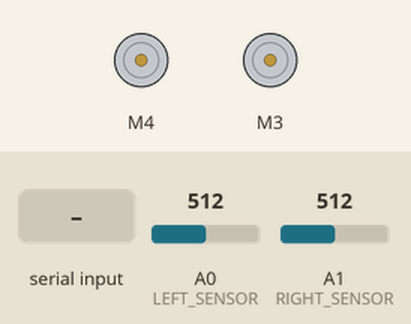
Simulated run of this sketch. Board: ATtiny85, built with avr-gcc and run on an emulated ATtiny85. Parts: 2 × DC motor (green arrow = forward, orange = backward, longer = faster). The test bench sets the inputs (shaded band); at power-on: A0 (LEFT_SENSOR) = 512, A1 (RIGHT_SENSOR) = 512.

Above: at 1.2 s.
1.3 s: "start" received over Serial
At 3.3 s:
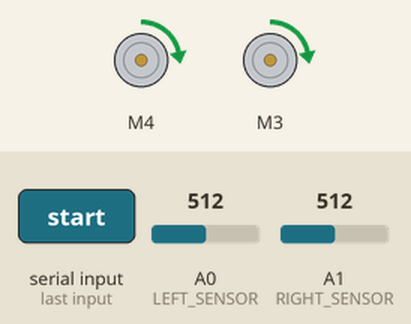
3.8 s: A0 (LEFT_SENSOR) set to 489
At 4.3 s:
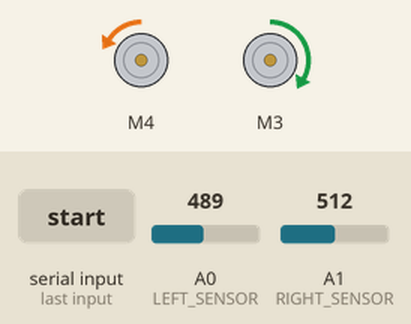
5.3 s: A1 (RIGHT_SENSOR) set to 716
At 6.5 s:
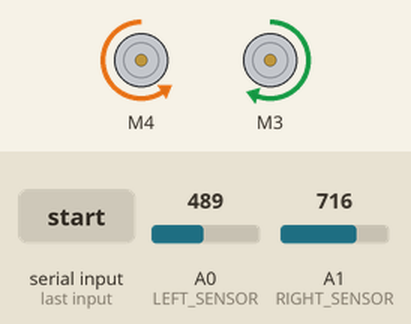
6.8 s: "fast" received over Serial
At 8.6 s:
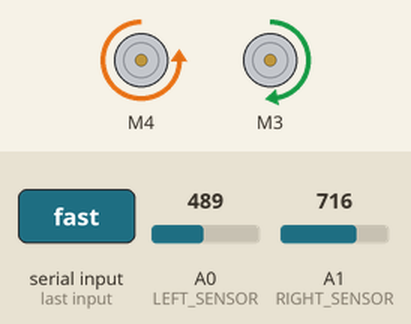
9.3 s: A0 (LEFT_SENSOR) set to 509
At 9.7 s:
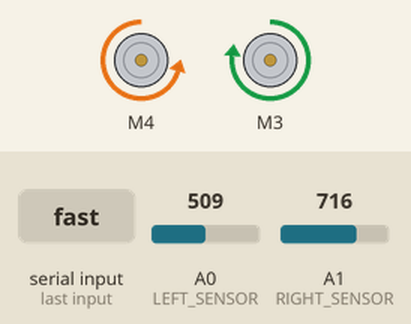
10.8 s: A1 (RIGHT_SENSOR) set to 900
At 12.0 s:
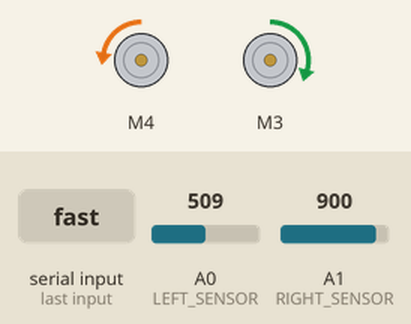
Timing chart, 0 to 13.3 s (numbered marks = the images above; inputs shaded):
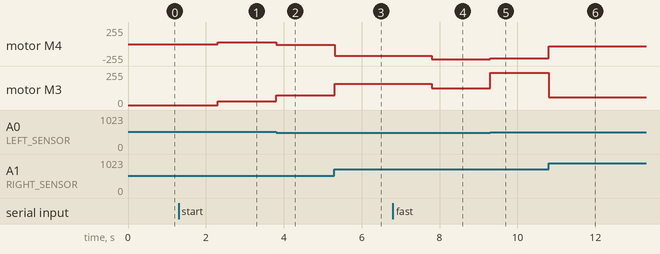

Measured:
- after the input at 1.3 s, motor M4, motor M3: stopped → forward 30/255 after 1.0 s
- after the input at 3.8 s, motor M4: forward 30/255 → backward 8/255 at once; motor M3: forward 30/255 → forward 74/255 at once
- after the input at 5.3 s, motor M4: backward 8/255 → backward 174/255 at once; motor M3: forward 74/255 → forward 159/255 at once
- after the input at 6.8 s, motor M4: backward 174/255 → backward 232/255 after 1.0 s; motor M3: forward 159/255 → forward 127/255 after 1.0 s
- after the input at 9.3 s, motor M4: backward 232/255 → backward 216/255 at once; motor M3: forward 127/255 → forward 241/255 at once
- after the input at 10.8 s, motor M4: backward 216/255 → backward 31/255 at once; motor M3: forward 241/255 → forward 59/255 at once

The sketch:

Lab_3.ino
```cpp
#include <Keyboard.h>

// Include libraries
#include <Wire.h>
#include <Adafruit_MotorShield.h>
#include "utility/Adafruit_MS_PWMServoDriver.h"

// Defining pins
#define LEFT_SENSOR A0
#define RIGHT_SENSOR A1

// Defining variables
String speed = "medium";
String status = "stop";
float left_ir = 0;
float right_ir = 0;
float sensitivity = 200.0;
float factor = 20; // default speed = 20
float speedy_left = (pow(left_ir/right_ir, 3) - 1)*sensitivity + factor;
float speedy_right = (pow(right_ir/left_ir, 3) - 1)*sensitivity + factor;
String input = "";

// Creating motor object
Adafruit_MotorShield AFMS = Adafruit_MotorShield();

// getMotor(port#)  -->   look at the motor shield
Adafruit_DCMotor *left_motor = AFMS.getMotor(4);
Adafruit_DCMotor *right_motor = AFMS.getMotor(3);

void run_robo(float left, float right) {
  left_motor -> setSpeed(abs(left));
  right_motor -> setSpeed(abs(right));

  if (left >= 0 && right >= 0) {
    left_motor -> run(FORWARD);
    right_motor -> run(FORWARD);
  }
  else if (left < 0 && right < 0) {
    left_motor -> run(BACKWARD);
    right_motor -> run(BACKWARD);
  }
  else if (left >= 0 && right < 0) {
    left_motor -> run(FORWARD);
    right_motor -> run(BACKWARD);
  }
  else if (left < 0 && right > 0) {
    left_motor -> run(BACKWARD);
    right_motor -> run(FORWARD);
  }
  else {
    Serial.println("Error in F/W & B/W loop, check < 499");
  }
}

void setup() {
  analogReference(DEFAULT);

  Serial.begin(115200);   // set Baud rate
  AFMS.begin();   // start powering the motorshield
}

void loop() {
  left_ir = analogRead(LEFT_SENSOR);
  right_ir = analogRead(RIGHT_SENSOR);

  // conditions to check Serial input
  if (Serial.available() > 0) {
    input = Serial.readString();
    if (input.substring(0,-1) == "fast") {
      speed = "fast";
    }
    if (input.substring(0,-1) == "slow") {
      speed = "slow";
    }
    if (input.substring(0,-1) == "medium") {
      speed = "medium";
    }
    if (input.substring(0,-1) == "start") {
      status = "start";
    }
    if (input.substring(0,-1) == "stop") {
      status = "stop";
    }
  }

  // conditions to set speed
  if (speed == "fast") {
    sensitivity = 400;
    factor = 40;
    speedy_left = (pow(left_ir/right_ir, 3) - 1)*sensitivity + factor;
    speedy_right = (pow(right_ir/left_ir, 3) - 1)*sensitivity + factor;
  }
  else if (speed == "slow") {
    sensitivity = 200;
    factor = 20;
    speedy_left = (pow(left_ir/right_ir, 3) - 1)*sensitivity + factor;
    speedy_right = (pow(right_ir/left_ir, 3) - 1)*sensitivity + factor;
  }
  else if (speed == "medium") {
    sensitivity = 300;
    factor = 30;
    speedy_left = (pow(left_ir/right_ir, 3) - 1)*sensitivity + factor;
    speedy_right = (pow(right_ir/left_ir, 3) - 1)*sensitivity + factor;
  }
  else {
    Serial.println("Error occurred while setting speed..");
  }

  // conditions to set status
  if (status == "start") {
    run_robo(speedy_left, speedy_right);
  }
  else if (status == "stop") {
    left_motor -> run(RELEASE);
    right_motor -> run(RELEASE);
  }
  else {
    Serial.println("Error occurred while setting status..");
  }

  delay(20);
}
```
